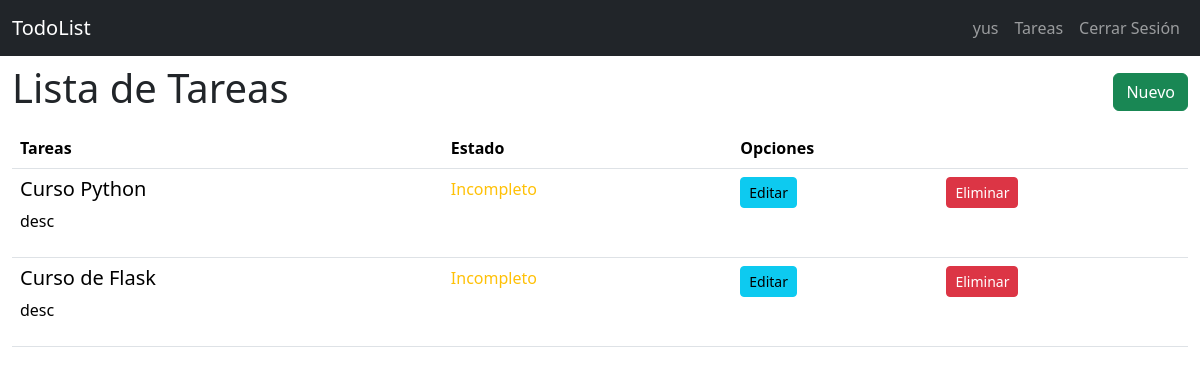
The app's page /todo/list (signed in) with its own data.
### todor/models.py (models this page shows, shortened)
class User(db.Model):
    id = db.Column(db.Integer, primary_key = True)
    username = db.Column(db.String(20), unique = True, nullable = False)
    password = db.Column(db.Text, nullable = False)

class Todo(db.Model):
    id = db.Column(db.Integer, primary_key = True)
    created_by = db.Column(db.Integer, db.ForeignKey('user.id'), nullable = False)
    title = db.Column(db.String(100), nullable = False)
    desc = db.Column(db.Text)
    state = db.Column(db.Boolean, default = False)

### todor/todo.py (the view)
@bp.route('/list')
@login_required
def index():
    todos = Todo.query.all()
    return render_template('todo/index.html', todos = todos)

### todor/auth.py (called while the page is built)
@bp.before_app_request
def load_logged_user():
    user_id = session.get('user_id')
    if user_id is None:
        g.user = None
    else:
        g.user = User.query.get_or_404(user_id)

def login_required(view):
    @functools.wraps(view)
    def wrapped_view(**kwargs):
        if g.user is None:
            return redirect(url_for('auth.login'))
        return view(**kwargs)
    return wrapped_view

### todor/templates/todo/index.html
{% extends 'base.html' %}
{% block content %}
<section class="container-fluid">
    <nav class="navbar">
        <h1>{% block title %}Lista de Tareas{% endblock %}</h1>
        <a href="{{url_for('todo.create')}}" class="btn btn-success">Nuevo</a>
    </nav>
    <table class="table">
        <thead>
            <tr>
                <th class="col">Tareas</th>
                <th class="col">Estado</th>
                <th class="col" colspan="2">Opciones</th>
            </tr>
        </thead>
        <tbody>
            {% for todo in todos | reverse %}
            {% if g.user.id == todo.created_by %}
            <tr>
                <td>
                    <h5>{{todo.title}}</h5>
                    <p>{{todo.desc}}</p>
                </td>
                <td>
                    {% if todo.state == false %}
                    <span class="text-warning">Incompleto</span>
                    {% else %}
                    <span class="text-success">Completado</span>
                    {% endif %}
                </td>
                <td>
                    <a href="{{url_for('todo.update', id = todo.id)}}" class="btn btn-info btn-sm">Editar</a>
                </td>
                <td>
                    <a href="{{url_for('todo.delete', id = todo.id)}}" class="btn btn-danger btn-sm">Eliminar</a>
                </td>
            </tr>
            {% endif %}
            {% endfor %}
        </tbody>
    </table>
</section>
{% endblock %}

### todor/templates/base.html (shortened to what this page needs)
<!DOCTYPE html>
<html lang="en">
<head>
    <link href="https://cdn.jsdelivr.net/npm/bootstrap@5.3.8/dist/css/bootstrap.min.css" rel="stylesheet">
</head>
<body>
    <nav class="navbar navbar-expand-sm navbar bg-dark" data-bs-theme="dark">
        <div class="container-fluid">
            <a class="navbar-brand" href="{{url_for('index')}}">TodoList</a>
            <div class="collapse navbar-collapse justify-content-end" id="navbarNav">
                <ul class="navbar-nav">
                    {% if g.user %}
                    <li class="nav-item">
                        <span class="nav-link activate"> {{ g.user.username }} </span>
                    </li>
                    <li class="nav-item">
                        <a class="nav-link" href="{{url_for('todo.index')}}">Tareas</a>
                    </li>
                    <li class="nav-item">
                        <a class="nav-link" href="{{url_for('auth.logout')}}">Cerrar Sesión</a>
                    </li>
                    {% endif %}
                </ul>
            </div>
        </div>
    </nav>
    {% block content %}
    {% endblock %}
</body>
</html>

### records on screen
User: user.username "yus"
Todo: title "Curso Python", desc "desc", state "Incompleto"
Todo: title "Curso de Flask", desc "desc", state "Incompleto"
